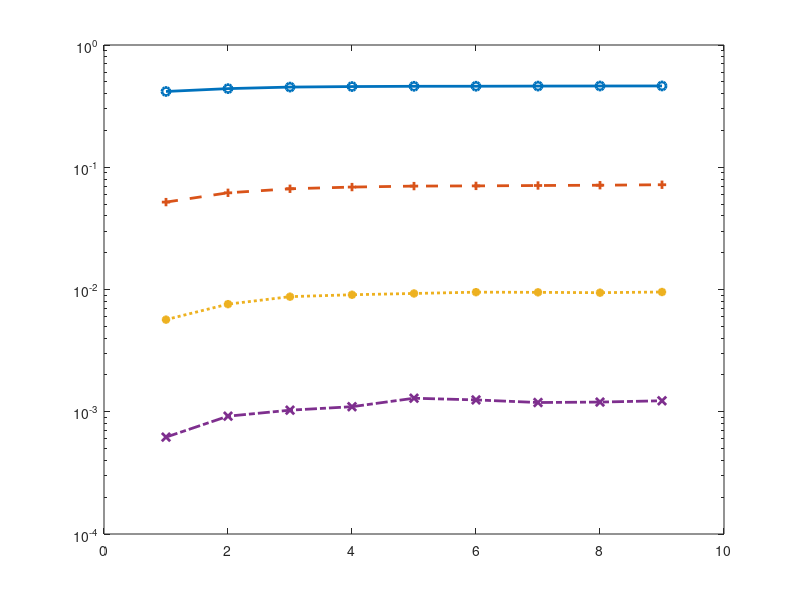

Here is the MATLAB script that generated this plot: (Note: this script raises an error after producing the figure.)
clear; close all; clc
textSize = 16;
linewid = 1;

epiIn2 = [0.41674 0.43977 0.45271 0.457158 0.45951 0.45994 0.46128 0.46201 0.46246];
epiIn4 = [0.05187 0.0618 0.06667 0.06884 0.07013 0.07039 0.0709 0.07129 0.07193];
epiIn6 = [0.00567 0.00759 0.00874 0.00906 0.00928 0.00951 0.00948 0.00942 0.00954];
epiIn8 = [0.00062 0.00092 0.00103 0.0011 0.00129 0.00125 0.00119 0.0012 0.00123];
% epiIn10 = [6e-05 0.00011 0.00013 0.00015 0.00017 0.00015 0.00016 0.00013 0.00016];

kle = [1, 2, 3, 4, 5, 6, 7, 8, 9];

figure(1)

semilogy(kle, epiIn2, 'o-', 'LineWidth',2)
hold on
semilogy(kle, epiIn4, '+--', 'LineWidth',2)
hold on
semilogy(kle, epiIn6, '*:', 'LineWidth',2)
hold on
semilogy(kle, epiIn8, 'x-.', 'LineWidth',2)
hold on
% semilogy(kle, epiIn10, 'd-', 'LineWidth',2)
% hold on

ax = gca;
ax.YAxis.FontSize = 13;
ax.XAxis.FontSize = 13;
ax.YAxis.FontWeight = 'bold';
ax.XAxis.FontWeight = 'bold';
ax.LineWidth = 1;
xlim([0.5 9.5]);
ylim([3e-4 10]);
legd=legend('n=2', 'n=4', 'n=6', 'n=8', 'FontSize',textSize, 'FontWeight','bold', 'Location','northeast');
xlabel('Episode Length', 'FontSize', 15, 'FontWeight','bold')
ylabel('Prob.', 'FontSize',15, 'FontWeight','bold')
grid on
ax.XGrid = 'on';
ax.YMinorGrid = 'off';
ax.YMinorTick = "off";

% for i=1:length(epiIn2)
%     text(kle(i),epiIn2(i),num2str(epiIn2(i), '%.3g'), 'FontWeight','bold', 'HorizontalAlignment', 'center', 'VerticalAlignment', 'bottom')

%     text(kle(i),epiIn2(i),num2str(epiImpbm(i), '%.2g'), 'FontWeight','bold', 'Color','#0072BD', 'HorizontalAlignment', 'center', 'VerticalAlignment', 'bottom')
%     text(kle(i),epiIn4(i),num2str(epilmpdct(i), '%.2g'), 'FontWeight','bold', 'Color', '#D95319', 'HorizontalAlignment', 'center', 'VerticalAlignment', 'bottom')
%      text(kle(i),epiIn2(i),num2str(epiImpis(i), '%.2g'), 'FontWeight','bold', 'Color', '#EDB120', 'HorizontalAlignment', 'center', 'VerticalAlignment', 'bottom')
% end
set(legd,'NumColumns',2,'FontWeight','bold','FontSize',16);
print('epiinc_uni','-depsc')
